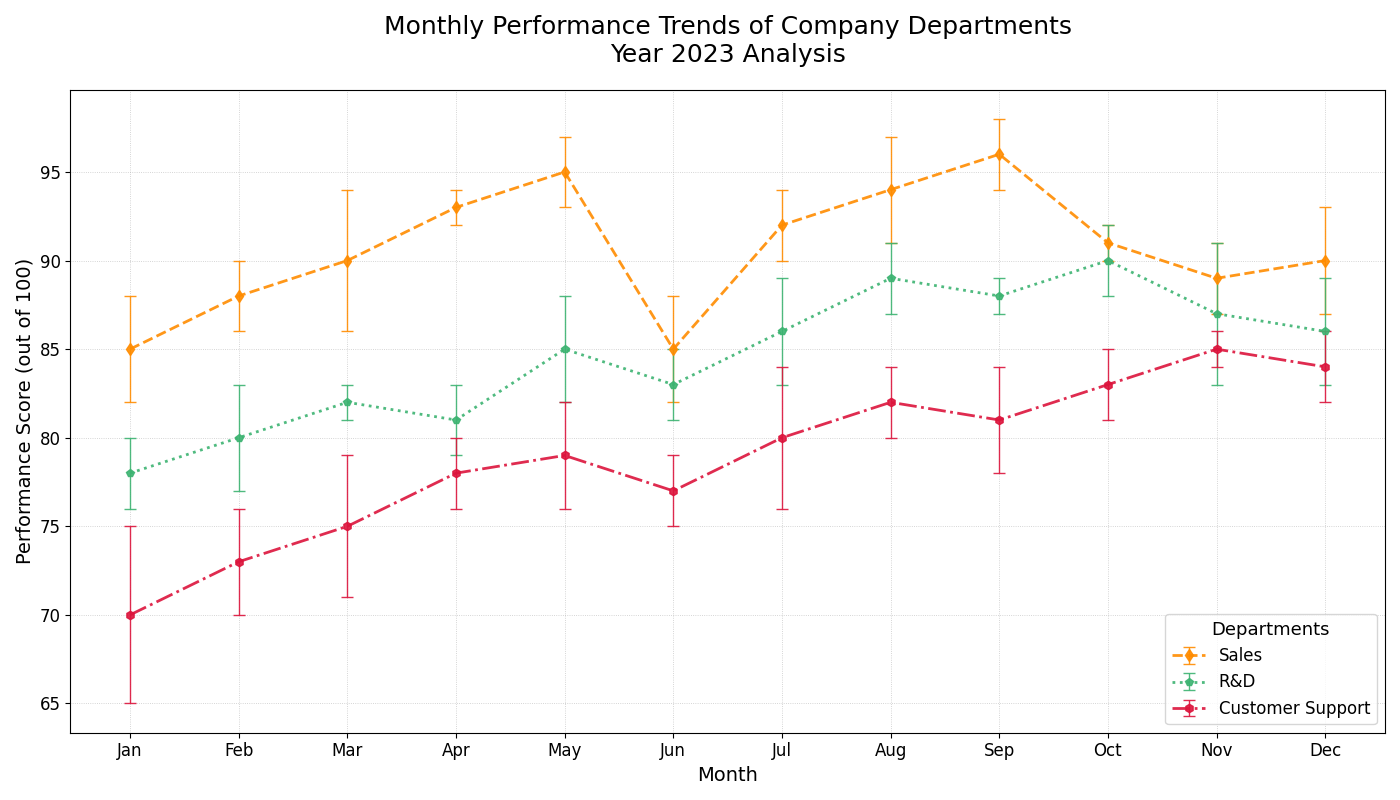

Source code (Python):
import matplotlib.pyplot as plt
import numpy as np

months = np.array(['Jan', 'Feb', 'Mar', 'Apr', 'May', 'Jun', 
                   'Jul', 'Aug', 'Sep', 'Oct', 'Nov', 'Dec'])
sales_performance = np.array([85, 88, 90, 93, 95, 85, 92, 94, 96, 91, 89, 90])
rnd_performance = np.array([78, 80, 82, 81, 85, 83, 86, 89, 88, 90, 87, 86])
cust_support_performance = np.array([70, 73, 75, 78, 79, 77, 80, 82, 81, 83, 85, 84])

sales_error = np.array([3, 2, 4, 1, 2, 3, 2, 3, 2, 1, 2, 3])
rnd_error = np.array([2, 3, 1, 2, 3, 2, 3, 2, 1, 2, 4, 3])
cust_support_error = np.array([5, 3, 4, 2, 3, 2, 4, 2, 3, 2, 1, 2])

plt.figure(figsize=(14, 8))

plt.errorbar(months, sales_performance, yerr=sales_error, fmt='--d', label='Sales',
             color='darkorange', linestyle='--', linewidth=2, capsize=4, elinewidth=1.0, alpha=0.9)
plt.errorbar(months, rnd_performance, yerr=rnd_error, fmt=':p', label='R&D',
             color='mediumseagreen', linestyle=':', linewidth=2, capsize=4, elinewidth=1.0, alpha=0.9)
plt.errorbar(months, cust_support_performance, yerr=cust_support_error, fmt='-.h', label='Customer Support',
             color='crimson', linestyle='-.', linewidth=2, capsize=4, elinewidth=1.0, alpha=0.9)

plt.title("Monthly Performance Trends of Company Departments\nYear 2023 Analysis", fontsize=18, pad=20)
plt.xlabel("Month", fontsize=14)
plt.ylabel("Performance Score (out of 100)", fontsize=14)
plt.legend(loc='lower right', title='Departments', fontsize=12, title_fontsize='13')
plt.grid(True, linestyle=':', linewidth=0.6, alpha=0.7)
plt.xticks(fontsize=12)
plt.yticks(fontsize=12)
plt.tight_layout()
plt.show()
